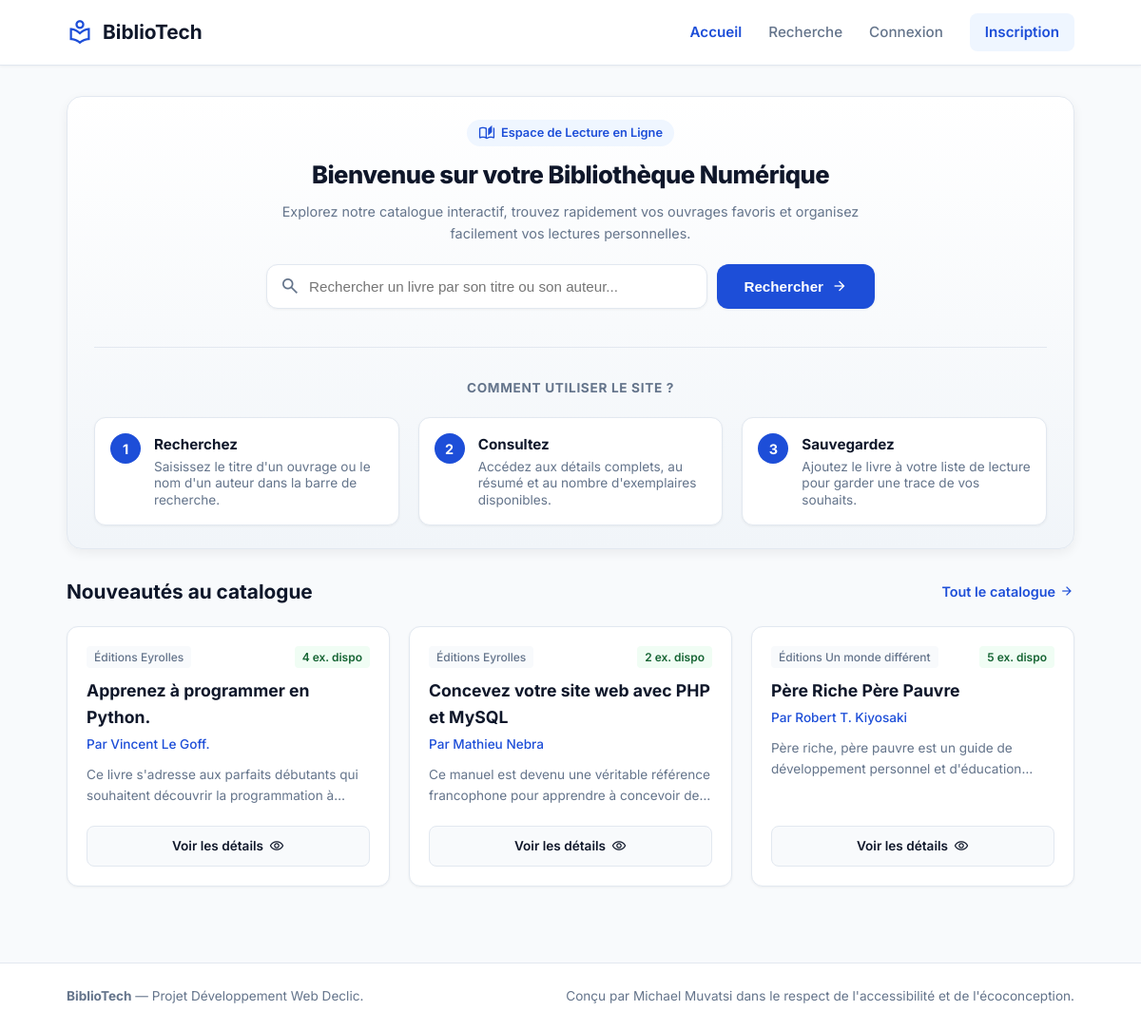
The page / on the database its author committed.
### tables this page shows
CREATE TABLE `livres` (
  `id` int NOT NULL,
  `titre` varchar(100) NOT NULL,
  `auteur` varchar(100) NOT NULL,
  `description` text,
  `maison_edition` varchar(100) DEFAULT NULL,
  `nombre_exemplaire` int DEFAULT '1'
);

### index.php (the view)
<?php
require_once 'includes/db.php';
require_once 'includes/header.php';
try {
    $stmt = $pdo->query("SELECT * FROM Livres ORDER BY id DESC LIMIT 6");
    $livres = $stmt->fetchAll(PDO::FETCH_ASSOC);
} catch (PDOException $e) {
    $livres = [];
}
?>
<main class="main-content">
    <div class="container">
        <section class="hero-card">
            <span class="welcome-badge">
                <span class="material-symbols-outlined" style="font-size: 18px;">auto_stories</span>
                Espace de Lecture en Ligne
            </span>
            <h1 class="hero-title">Bienvenue sur votre Bibliothèque Numérique</h1>
            <p class="hero-subtitle">
                Explorez notre catalogue interactif, trouvez rapidement vos ouvrages favoris et organisez facilement vos lectures personnelles.
            </p>
            <form action="results.php" method="GET" class="search-form">
                <div class="search-group">
                    <div class="search-input-wrapper">
                        <span class="material-symbols-outlined search-icon">search</span>
                        <input type="text" name="query" required placeholder="Rechercher un livre par son titre ou son auteur..." class="search-input">
                    </div>
                    <button type="submit" class="btn-primary">
                        <span>Rechercher</span>
                        <span class="material-symbols-outlined" style="font-size: 18px;">arrow_forward</span>
                    </button>
                </div>
            </form>
            <div class="instructions-container">
                <h2 class="instructions-title">Comment utiliser le site ?</h2>
                <div class="instructions-grid">
                    <div class="instruction-item">
                        <div class="step-number">1</div>
                        <div class="step-text">
                            <h3>Recherchez</h3>
                            <p>Saisissez le titre d'un ouvrage ou le nom d'un auteur dans la barre de recherche.</p>
                        </div>
                    </div>
                    <div class="instruction-item">
                        <div class="step-number">2</div>
                        <div class="step-text">
                            <h3>Consultez</h3>
                            <p>Accédez aux détails complets, au résumé et au nombre d'exemplaires disponibles.</p>
                        </div>
                    </div>
                    <div class="instruction-item">
                        <div class="step-number">3</div>
                        <div class="step-text">
                            <h3>Sauvegardez</h3>
                            <p>Ajoutez le livre à votre liste de lecture pour garder une trace de vos souhaits.</p>
                        </div>
                    </div>
                </div>
            </div>
        </section>
        <section>
            <div class="section-header">
                <h2 class="section-title">Nouveautés au catalogue</h2>
                <a href="results.php" class="link-all">
                    <span>Tout le catalogue</span>
                    <span class="material-symbols-outlined" style="font-size: 16px;">arrow_forward</span>
                </a>
            </div>
            <div class="books-grid">
                <?php if (!empty($livres)): ?>
                    <?php foreach ($livres as $livre): ?>
                        <article class="book-card">
                            <div>
                                <div class="book-meta">
                                    <span class="publisher-badge"><?= htmlspecialchars($livre['maison_edition'] ?? 'Édition N/A') ?></span>
                                    <span class="stock-badge"><?= (int)$livre['nombre_exemplaire'] ?> ex. dispo</span>
                                </div>
                                <h3 class="book-title"><?= htmlspecialchars($livre['titre']) ?></h3>
                                <p class="book-author">Par <?= htmlspecialchars($livre['auteur']) ?></p>
                                <p class="book-desc"><?= htmlspecialchars($livre['description'] ?? 'Aucune description disponible.') ?></p>
                            </div>
                            <a href="details.php?id=<?= $livre['id'] ?>" class="btn-secondary">
                                <span>Voir les détails</span>
                                <span class="material-symbols-outlined" style="font-size: 16px;">visibility</span>
                            </a>
                        </article>
                    <?php endforeach; ?>
                <?php else: ?>
                    <div style="grid-column: 1 / -1; background-color: white; padding: 24px; border-radius: 12px; border: 1px solid var(--border-color); text-align: center; color: var(--text-muted);">
                        Aucun livre n'est actuellement disponible dans la base de données.
                    </div>
                <?php endif; ?>
            </div>
        </section>
    </div>
</main>
<?php require_once 'includes/footer.php'; ?>

### includes/header.php (shortened to what this page needs)
<?php
$current_page = $_SERVER['SCRIPT_NAME'];
?>
<!DOCTYPE html>
<html lang="fr">
<head>
    <link rel="stylesheet" href="/bibliotheque/css/style.css">
</head>
<body>
    <header class="site-header">
        <div class="container header-container">
            <a href="/bibliotheque/index.php" class="logo">
                <span class="material-symbols-outlined logo-icon">local_library</span>
                <span>BiblioTech</span>
            </a>
            <nav class="desktop-nav" id="mainNav">
                <a href="/bibliotheque/index.php" class="nav-link <?= (strpos($current_page, 'index.php') !== false && strpos($current_page, '/admin/') === false) ? 'active' : '' ?>">Accueil</a>
                <a href="/bibliotheque/results.php" class="nav-link <?= strpos($current_page, 'results.php') !== false ? 'active' : '' ?>">Recherche</a>
                <?php if (isset($_SESSION['user_id'])): ?>
                    <a href="/bibliotheque/wishlist.php" class="nav-link <?= strpos($current_page, 'wishlist.php') !== false ? 'active' : '' ?>">Ma Liste</a>
                    <?php if (isset($_SESSION['user_role']) && strtolower($_SESSION['user_role']) === 'admin'): ?>
                        <a href="/bibliotheque/admin/index.php" class="btn-admin-link <?= strpos($current_page, '/admin/') !== false ? 'active' : '' ?>">Gestion Admin</a>
                    <?php endif; ?>
                    <a href="/bibliotheque/session/deconnexion.php" class="nav-link">Déconnexion</a>
                <?php else: ?>
                    <a href="/bibliotheque/session/connexion.php" class="nav-link <?= strpos($current_page, 'connexion.php') !== false ? 'active' : '' ?>">Connexion</a>
                    <a href="/bibliotheque/session/inscription.php" class="btn-admin-link <?= strpos($current_page, 'inscription.php') !== false ? 'active' : '' ?>">Inscription</a>
                <?php endif; ?>
            </nav>
        </div>
    </header>

### includes/footer.php (shortened to what this page needs)
    <footer class="site-footer">
        <div class="container footer-container">
            <div>
                <strong>BiblioTech</strong> — Projet Développement Web Declic.
            </div>
            <p>Conçu par Michael Muvatsi dans le respect de l'accessibilité et de l'écoconception.</p>
        </div>
    </footer>
</body>
</html>

### rows shown on the page
livres: maison_edition "Éditions Eyrolles", nombre_exemplaire "4", titre "Apprenez à programmer en Python.", auteur "Vincent Le Goff.", description "Ce livre s'adresse aux parfaits débutants qui souhaitent découvrir la programmation…"
livres: maison_edition "Éditions Eyrolles", nombre_exemplaire "2", titre "Concevez votre site web avec PHP et MySQL", auteur "Mathieu Nebra", description "Ce manuel est devenu une véritable référence francophone pour apprendre à concevoir…"
livres: maison_edition "Éditions Un monde différent", nombre_exemplaire "5", titre "Père Riche Père Pauvre", auteur "Robert T. Kiyosaki", description "Père riche, père pauvre est un guide de développement personnel et…"
